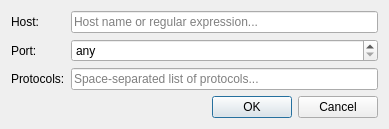
<?xml version="1.0" encoding="UTF-8"?>
<ui version="4.0">
 <class>EditUrlDialog</class>
 <widget class="QDialog" name="EditUrlDialog">
  <property name="geometry">
   <rect>
    <x>0</x>
    <y>0</y>
    <width>389</width>
    <height>117</height>
   </rect>
  </property>
  <property name="windowTitle">
   <string>Edit URL</string>
  </property>
  <layout class="QFormLayout" name="formLayout">
   <item row="0" column="0">
    <widget class="QLabel" name="label">
     <property name="text">
      <string>Host:</string>
     </property>
     <property name="buddy">
      <cstring>TargetHost_</cstring>
     </property>
    </widget>
   </item>
   <item row="0" column="1">
    <widget class="QLineEdit" name="TargetHost_">
     <property name="placeholderText">
      <string>Host name or regular expression...</string>
     </property>
    </widget>
   </item>
   <item row="1" column="0">
    <widget class="QLabel" name="label_2">
     <property name="text">
      <string>Port:</string>
     </property>
     <property name="buddy">
      <cstring>TargetPort_</cstring>
     </property>
    </widget>
   </item>
   <item row="1" column="1">
    <widget class="QSpinBox" name="TargetPort_">
     <property name="specialValueText">
      <string>any</string>
     </property>
     <property name="maximum">
      <number>65535</number>
     </property>
    </widget>
   </item>
   <item row="2" column="0">
    <widget class="QLabel" name="label_3">
     <property name="text">
      <string>Protocols:</string>
     </property>
    </widget>
   </item>
   <item row="2" column="1">
    <widget class="QLineEdit" name="TargetProto_">
     <property name="placeholderText">
      <string>Space-separated list of protocols...</string>
     </property>
    </widget>
   </item>
   <item row="3" column="0" colspan="2">
    <widget class="QDialogButtonBox" name="buttonBox">
     <property name="orientation">
      <enum>Qt::Horizontal</enum>
     </property>
     <property name="standardButtons">
      <set>QDialogButtonBox::Cancel|QDialogButtonBox::Ok</set>
     </property>
    </widget>
   </item>
  </layout>
 </widget>
 <resources/>
 <connections>
  <connection>
   <sender>buttonBox</sender>
   <signal>accepted()</signal>
   <receiver>EditUrlDialog</receiver>
   <slot>accept()</slot>
   <hints>
    <hint type="sourcelabel">
     <x>248</x>
     <y>254</y>
    </hint>
    <hint type="destinationlabel">
     <x>157</x>
     <y>274</y>
    </hint>
   </hints>
  </connection>
  <connection>
   <sender>buttonBox</sender>
   <signal>rejected()</signal>
   <receiver>EditUrlDialog</receiver>
   <slot>reject()</slot>
   <hints>
    <hint type="sourcelabel">
     <x>316</x>
     <y>260</y>
    </hint>
    <hint type="destinationlabel">
     <x>286</x>
     <y>274</y>
    </hint>
   </hints>
  </connection>
 </connections>
</ui>
